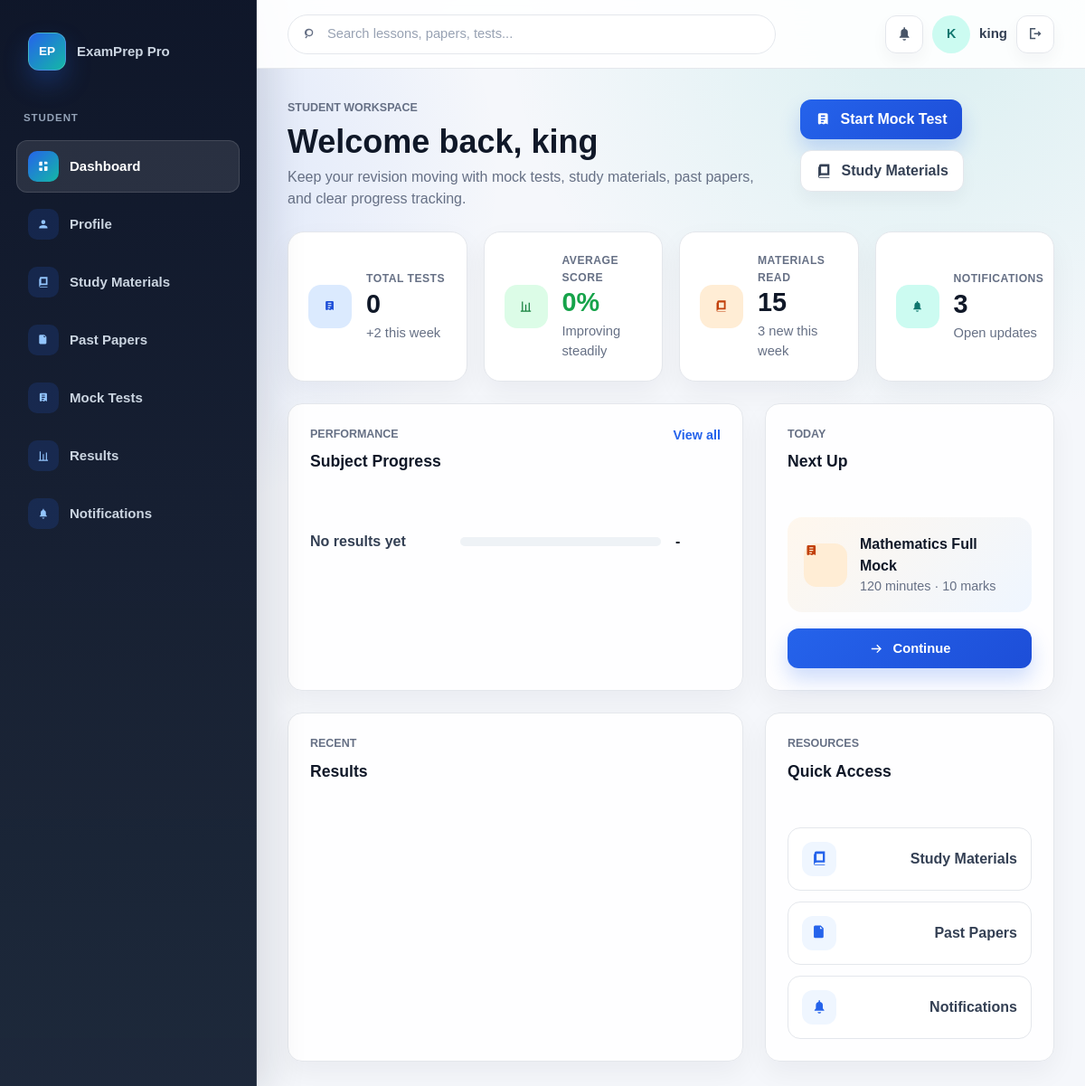
The page /student/dashboard (signed in) on the database its author committed.
### tables this page shows
CREATE TABLE tests (
            id INTEGER PRIMARY KEY AUTOINCREMENT,
            title TEXT NOT NULL,
            subject TEXT DEFAULT '',
            duration INTEGER DEFAULT 60,
            marks INTEGER DEFAULT 100,
            file_url TEXT DEFAULT '',
            file_name TEXT DEFAULT ''
        );

### app.py (the view)
@app.route("/student/dashboard")
@login_required("student")
def student_dashboard():
    user_email = session.get('user_email')
    user_id = session.get('user_id')
    stats = {
        'tests_taken': 0,
        'average_score': '0%',
        'materials_read': 0,
        'notifications': 0,
    }
    recent_results = []
    next_test = None
    if user_email:
        tests_taken = db_one(
            "SELECT COUNT(*) as count FROM results WHERE user_email = ?",
            (user_email,)
        )
        stats['tests_taken'] = tests_taken['count'] if tests_taken else 0
        avg_score = db_one(
            "SELECT AVG(CAST(REPLACE(score, '%', '') AS FLOAT)) as avg FROM results WHERE user_email = ?",
            (user_email,)
        )
        if avg_score and avg_score['avg']:
            stats['average_score'] = f"{round(avg_score['avg'])}%"
        materials_total = db_one("SELECT COUNT(*) as count FROM materials")
        stats['materials_read'] = materials_total['count'] if materials_total else 0
        notifications = db_one("SELECT COUNT(*) as count FROM notifications")
        stats['notifications'] = notifications['count'] if notifications else 0
        recent_results = db_all(
            "SELECT test, score, date FROM results WHERE user_email = ? ORDER BY date DESC LIMIT 5",
            (user_email,)
        )
        recent_results = [dict(r) for r in recent_results]
    subject_analytics = []
    if user_email:
        subject_analytics = db_all(
            """SELECT subject, AVG(CAST(REPLACE(score, '%', '') AS FLOAT)) as avg_score
               FROM results WHERE user_email = ? AND subject IS NOT NULL AND subject != ''
               GROUP BY subject LIMIT 4""",
            (user_email,)
        )
        subject_analytics = [dict(r) for r in subject_analytics]
    next_test = db_one("SELECT title, duration, marks FROM tests LIMIT 1")
    next_test = dict(next_test) if next_test else None
    return render_template(
        "student/dashboard.html",
        title="Student Dashboard",
        stats=stats,
        recent_results=recent_results,
        subject_analytics=subject_analytics,
        next_test=next_test,
    )

### app.py (called while the page is built)
def get_db():
    if "db" not in g:
        g.db = sqlite3.connect(app.config["DATABASE"])
        g.db.row_factory = sqlite3.Row
        g.db.execute("PRAGMA foreign_keys = ON")
    return g.db

def db_all(sql, params=()):
    return get_db().execute(sql, params).fetchall()

def db_one(sql, params=()):
    return get_db().execute(sql, params).fetchone()

def dashboard_for_role(role):
    return "admin_dashboard" if role == "admin" else "student_dashboard"

def login_required(role=None):
    def decorator(view):
        @wraps(view)
        def wrapped_view(*args, **kwargs):
            user_role = session.get("user_role")
            if not user_role:
                session["auth_next"] = next_path_for_request()
                return redirect(url_for("register", next=session["auth_next"]))
            if role and user_role != role:
                return redirect(url_for(dashboard_for_role(user_role)))
            return view(*args, **kwargs)
        return wrapped_view
    return decorator

@app.context_processor
def inject_navigation():
    current_user_name = session.get("user_name", "Student User")
    current_user_initials = "".join(part[:1] for part in current_user_name.split()[:2]).upper() or "SU"
    return {
        "public_nav": PUBLIC_NAV,
        "student_nav": STUDENT_NAV,
        "admin_nav": ADMIN_NAV,
        "current_user_role": session.get("user_role"),
        "current_user_name": current_user_name,
        "current_user_initials": current_user_initials,
        "current_dashboard_endpoint": dashboard_for_role(session.get("user_role", "student")),
    }

### templates/student/dashboard.html (shortened to what this page needs)
{% extends "base.html" %}
{% from "macros.html" import student_shell, app_icon with context %}
{% block content %}
{% call student_shell(title) %}
    <section class="dashboard-header">
        <div>
            <p class="eyebrow">Student workspace</p>
            <h1>Welcome back, {{ current_user_name }}</h1>
            <p>Keep your revision moving with mock tests, study materials, past papers, and clear progress tracking.</p>
        </div>
        <div class="hero-actions">
            <a class="button" href="{{ url_for('student_mock_tests') }}">{{ app_icon("test") }}Start Mock Test</a>
            <a class="button button-secondary" href="{{ url_for('student_materials') }}">{{ app_icon("book") }}Study Materials</a>
        </div>
    </section>
    <div class="dashboard-cards">
        <article>
            <span class="stat-icon blue">{{ app_icon("test") }}</span>
            <div><span>Total tests</span><strong>{{ stats.tests_taken }}</strong><small>+2 this week</small></div>
        </article>
        <article>
            <span class="stat-icon green">{{ app_icon("reports") }}</span>
            <div><span>Average score</span><strong class="success-text">{{ stats.average_score }}</strong><small>Improving steadily</small></div>
        </article>
        <article>
            <span class="stat-icon amber">{{ app_icon("book") }}</span>
            <div><span>Materials read</span><strong>{{ stats.materials_read }}</strong><small>3 new this week</small></div>
        </article>
        <article>
            <span class="stat-icon teal">{{ app_icon("bell") }}</span>
            <div><span>Notifications</span><strong>{{ stats.notifications }}</strong><small>Open updates</small></div>
        </article>
    </div>
    <div class="dashboard-grid">
        <article class="panel performance-panel">
            <div class="panel-heading">
                <div>
                    <p class="eyebrow">Performance</p>
                    <h2>Subject Progress</h2>
                </div>
                <a href="{{ url_for('student_results') }}">View all</a>
            </div>
            {% if subject_analytics %}
                {% for subject in subject_analytics %}
                    <div class="progress-row">
                        <span>{{ subject.subject }}</span>
                        <div class="progress-track"><span style="width: {{ subject.avg_score }}%"></span></div>
                        <strong>{{ "%.0f"|format(subject.avg_score) }}%</strong>
                    </div>
                {% endfor %}
            {% else %}
                <div class="progress-row">
                    <span>No results yet</span>
                    <div class="progress-track"></div>
                    <strong>-</strong>
                </div>
            {% endif %}
        </article>
        <article class="panel next-panel">
            <div class="panel-heading">
                <div>
                    <p class="eyebrow">Today</p>
                    <h2>Next Up</h2>
                </div>
            </div>
            {% if next_test %}
                <div class="next-card">
                    <span class="stat-icon amber">{{ app_icon("test") }}</span>
                    <div>
                        <strong>{{ next_test.title }}</strong>
                        <span>{{ next_test.duration }} minutes · {{ next_test.marks }} marks</span>
                    </div>
                </div>
            {% endif %}
            <a class="button button-small" href="{{ url_for('student_mock_tests') }}">{{ app_icon("arrow") }}Continue</a>
        </article>
    </div>
    <div class="dashboard-grid lower-grid">
        <article class="panel">
            <div class="panel-heading">
                <div>
                    <p class="eyebrow">Recent</p>
                    <h2>Results</h2>
                </div>
            </div>
        </article>
        <article class="panel resource-panel">
            <div class="panel-heading">
                <div>
                    <p class="eyebrow">Resources</p>
                    <h2>Quick Access</h2>
                </div>
            </div>
            <div class="action-list">
                <a href="{{ url_for('student_materials') }}"><span>{{ app_icon("book") }}</span>Study Materials</a>
                <a href="{{ url_for('student_past_papers') }}"><span>{{ app_icon("files") }}</span>Past Papers</a>
                <a href="{{ url_for('student_notifications') }}"><span>{{ app_icon("bell") }}</span>Notifications</a>
            </div>
        </article>
    </div>
{% endcall %}
{% endblock %}

### rows shown on the page
tests: title "Mathematics Full Mock", duration "120", marks "10"

### other values the page prints
{{ label }} "Dashboard" "Profile" "Study Materials" "Past Papers" "Mock Tests" "Results" "Notifications"
{{ current_user_initials }} "K"
{{ current_user_name }} "king"
{{ stats.tests_taken }} "0"
{{ stats.average_score }} "0%"
{{ stats.materials_read }} "15"
{{ stats.notifications }} "3"
